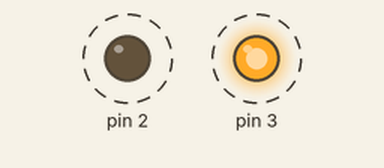
The sketch below on a simulated Arduino Uno, built for the host (arithmetic inside an expression is 32-bit, double 64-bit). On the bench: output pins drawn as LEDs (lit = HIGH). Dashed ring = blinking.

Above: at 0.5 s.
Timing chart, 0 to 4.6 s (numbered marks = the images above):
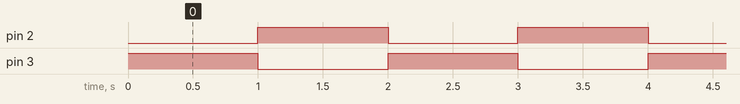

Measured:
- by itself, pin 2, pin 3: alternates HIGH for 1.0 s and LOW for 1.0 s

The sketch:

megacommand_led_test.ino
```cpp
//MegaCommand LED test firmare.
//Version 1.0
//Author: Justin Mammarella
//Date: Sept 2017
//Description: Firmware to test the 2 LEDs on the MegaCommand Hardware
//             Run this firmware by uploading to the MegaCommand. You should see LED1 flash, then LED2 flash repeatedly. If not, check the LED orientation
//Notes:       This firmware uses the Arduino Core.

#define LED1_PIN PL3
#define LED2_PIN PL2

void setup() {

pinMode(LED1_PIN, OUTPUT);
pinMode(LED2_PIN, OUTPUT);

}

void loop() {
  // put your main code here, to run repeatedly:
 digitalWrite(LED1_PIN, HIGH);
 digitalWrite(LED2_PIN, LOW);
  delay(1000);
    digitalWrite(LED1_PIN, LOW);

   digitalWrite(LED2_PIN, HIGH);
  delay(1000);
}
```
